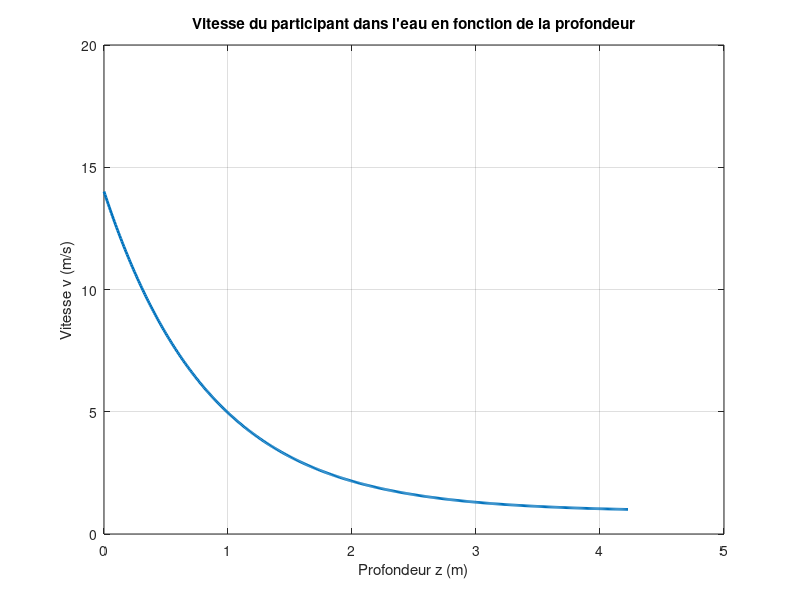

This figure's MATLAB source:
% On cherche la vitesse d'équilibre et la profondeur minimale sécuritaire du bassin.

m_participant = 80;
h_saut = 10;
b_eau = 47;
k_flotabilite = 0.95;
a_gravite = 9.81;
f_fin = 1.10;

% v_initiale = énergie potentielle initiale du participant
% force = m_participant * a_gravite - k_flotabilite * m_participant * a_gravite - b_eau * v.^2;

% --- Résolution ---
v_initiale = sqrt(2 * a_gravite * h_saut);
v_equilibre = sqrt((m_participant * a_gravite * (1 - k_flotabilite)) / b_eau);

delta_z_bassin = (m_participant / (2 * b_eau)) * log((v_initiale - v_equilibre) / ((f_fin - 1) * v_equilibre));


% --- Affichage des résultats ---
disp('--- Résultats : Bassin d''eau ---')
disp(['Vitesse initiale à l''entrée dans l''eau v_initiale = ', num2str(v_initiale), ' m/s'])
disp(['Vitesse limite dans l''eau v_equilibre = ', num2str(v_equilibre), ' m/s'])
disp(['Profondeur sécuritaire du bassin Δz = ', num2str(delta_z_bassin), ' m'])

% --- Graphique de la vitesse en fonction de la profondeur ---
z = linspace(0, delta_z_bassin, 500);
v_z = v_equilibre + (v_initiale - v_equilibre) .* exp(-(2 * b_eau / m_participant) .* z);


figure
plot(z, v_z, 'LineWidth', 2)
grid on
xlabel('Profondeur z (m)')
ylabel('Vitesse v (m/s)')
title('Vitesse du participant dans l''eau en fonction de la profondeur')
